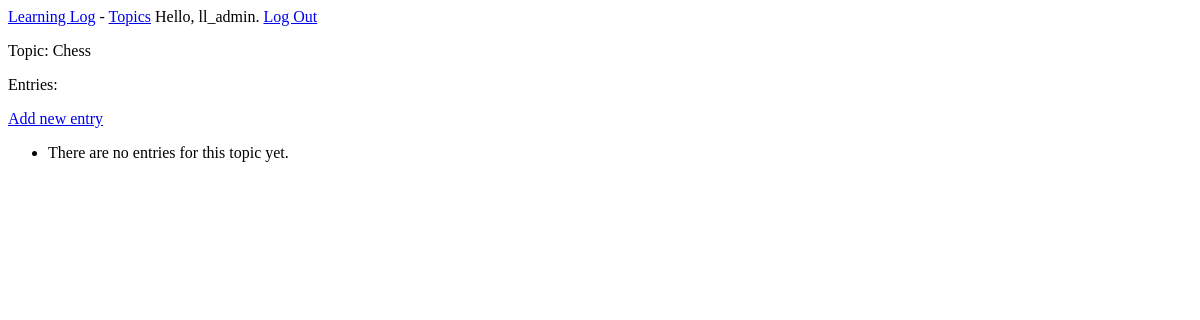
The page /topics/1/ (signed in) on the database as committed earlier.
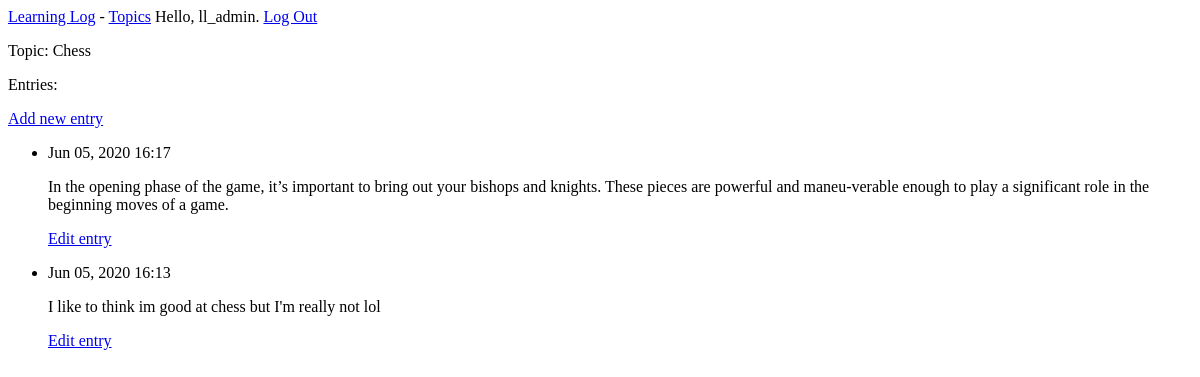
The same page on the database as committed later.
### learning_logs/models.py (models this page shows, shortened)
class Topic(models.Model):
    text = models.CharField(max_length=200)
    date_added = models.DateTimeField(auto_now_add=True)
    def __str__(self):
        return self.text

class Entry(models.Model):
    topic = models.ForeignKey(Topic, on_delete=models.PROTECT)
    text = models.TextField()
    date_added = models.DateTimeField(auto_now_add=True)
    class Meta:
        verbose_name_plural = "entries"

### learning_logs/views.py (the view)
# urls.py: path('topics/<int:topic_id>/', views.topic, name='topic'),
@login_required
def topic(request, topic_id):
    topic = Topic.objects.get(id=topic_id)
    entries = topic.entry_set.order_by('-date_added')
    context = {'topic': topic, 'entries': entries}
    return render(request, 'learning_logs/topic.html', context)

### learning_logs/templates/learning_logs/topic.html
{% extends 'learning_logs/base.html' %} {% block content %}
<p>Topic: {{ topic }}</p>
<p>Entries:</p>
<p>
  <a href="{% url 'learning_logs:new_entry' topic.id %}">Add new entry</a>
</p>
<ul>
  {% for entry in entries %}
  <li>
    <p>{{ entry.date_added|date:'M d, Y H:i' }}</p>
    <p>{{ entry.text|linebreaks }}</p>
    <p>
      <a href="{% url 'learning_logs:edit_entry' entry.id %}">Edit entry</a>
    </p>
  </li>
  {% empty %}
  <li>There are no entries for this topic yet.</li>
  {% endfor %}
</ul>
{% endblock content %}

### learning_logs/templates/learning_logs/base.html
<p>
  <a href="{% url 'learning_logs:index' %}">Learning Log</a> -
  <a href="{% url 'learning_logs:topics' %}">Topics</a>
  {% if user.is_authenticated %} Hello, {{ user.username }}.
  <a href="{% url 'users:logout' %}">Log Out</a>{% else %}
  <a href="{% url 'users:register' %}">Register</a>
  <a href="{% url 'users:login' %}">Log in</a>
  {% endif %}
</p>
{% block content %}{% endblock content %}

Rows that differ between the two databases and show on the page:
added Entry: date_added "Jun 05, 2020 16:17", text "In the opening phase of the game, it’s important to bring out your bishops and knights. These pieces are powerful and maneu-verable enough to play a significant role in the beginning moves of a game."
added Entry: date_added "Jun 05, 2020 16:13", text "I like to think im good at chess but I'm really not lol"
Other text that changed with them:
text no longer shown: "There are no entries for this topic yet."
